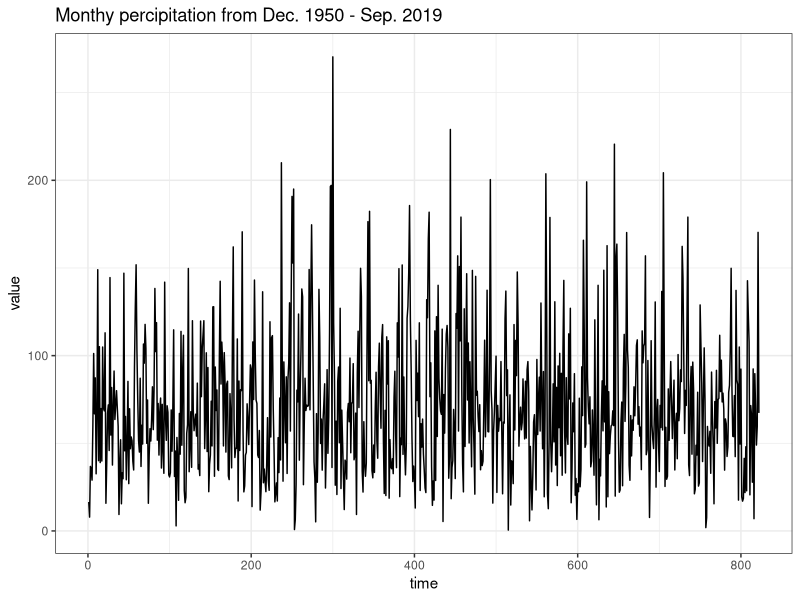
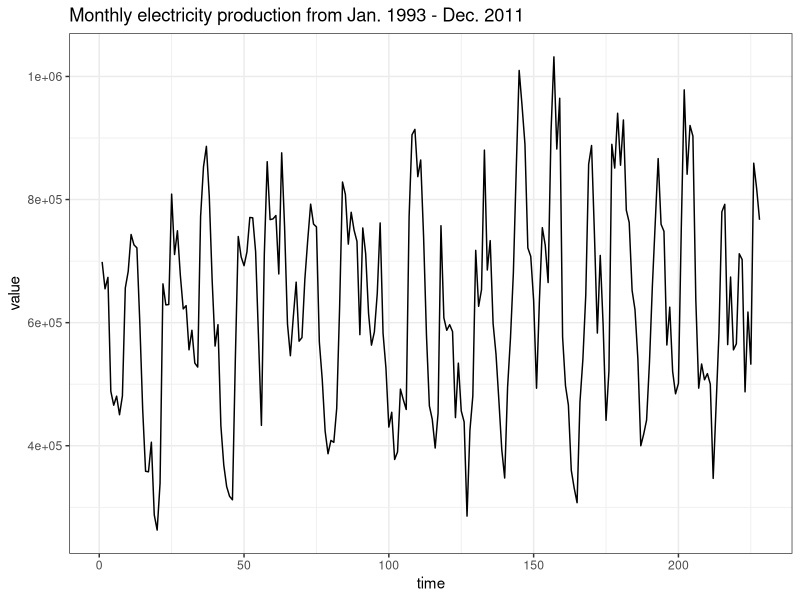
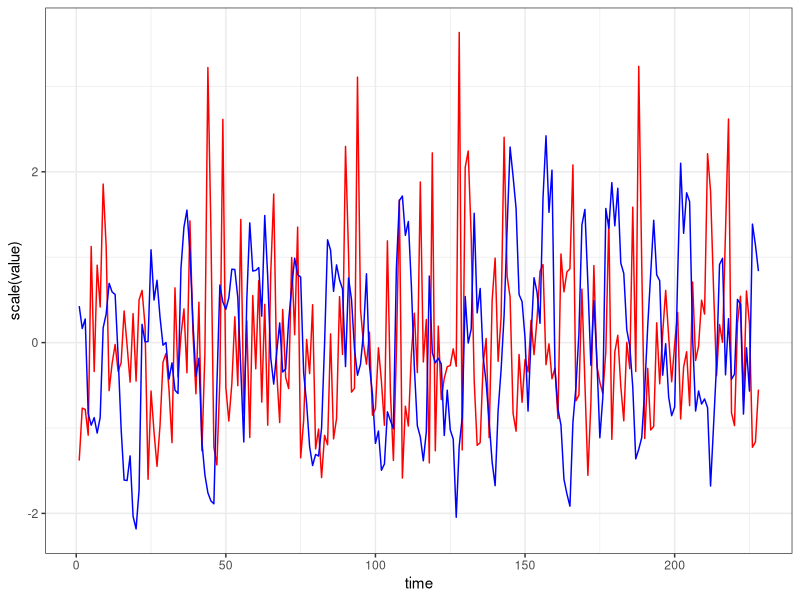
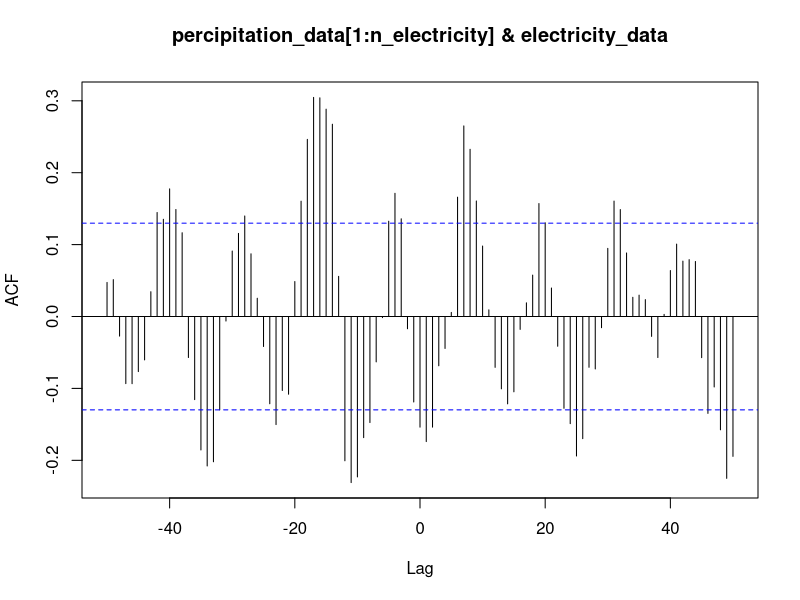
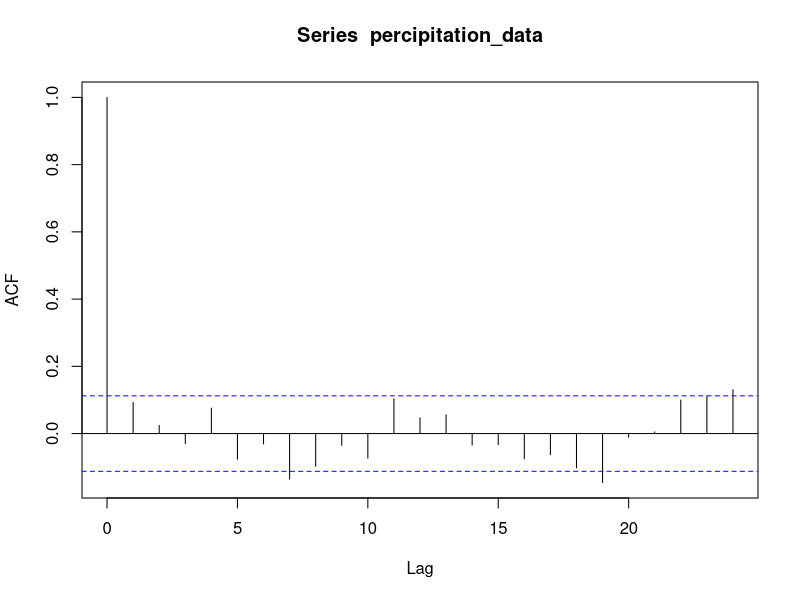
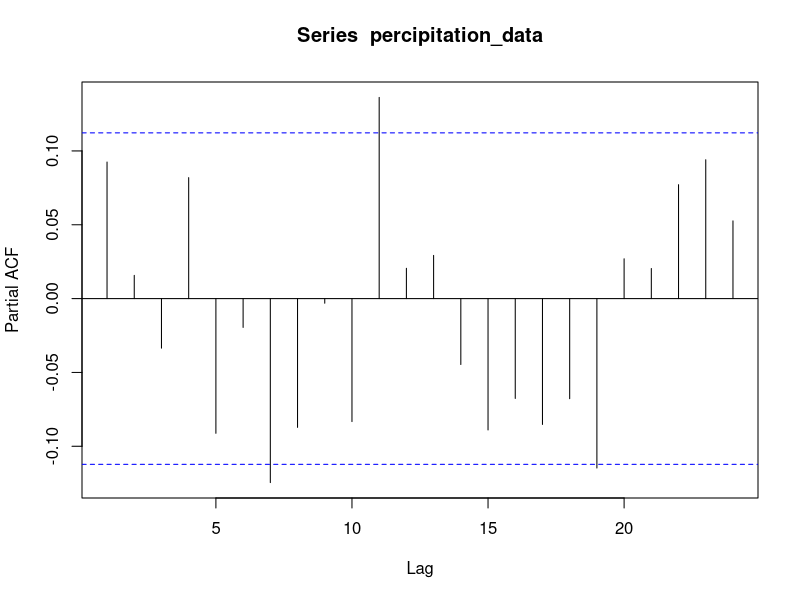
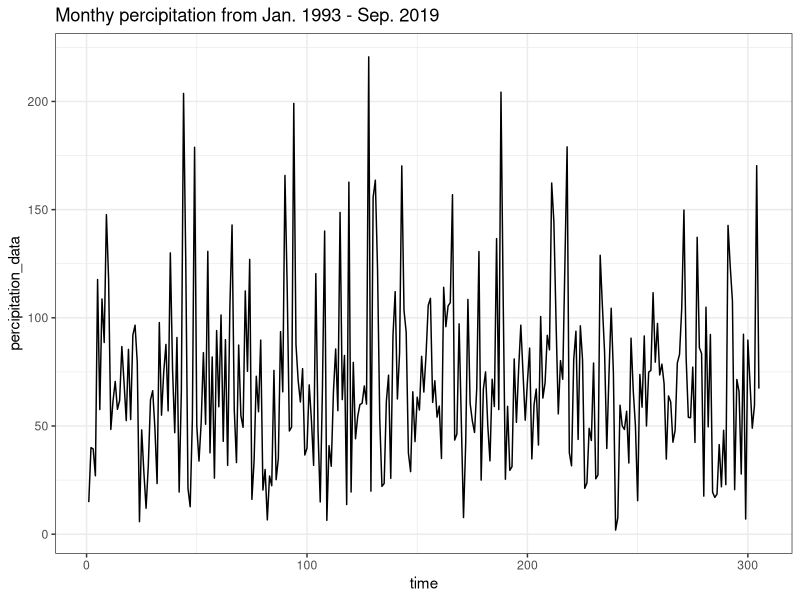
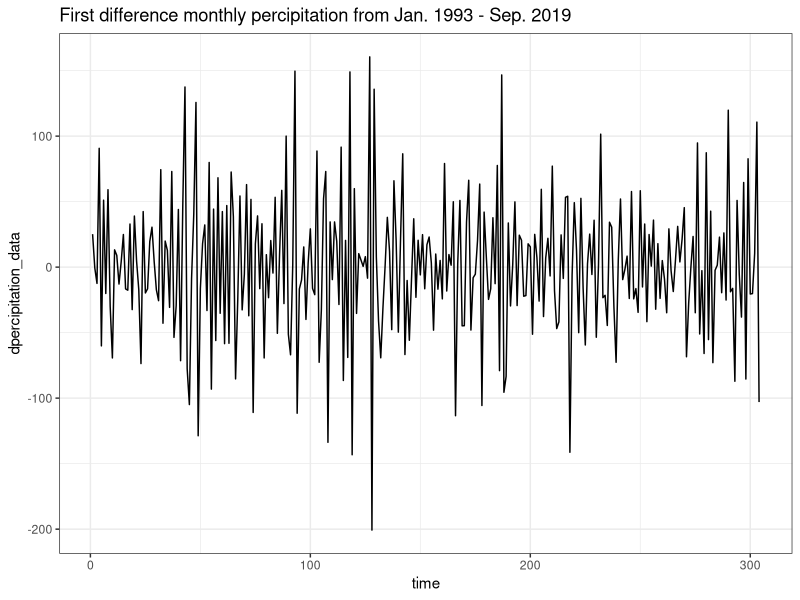

Source code (R) for these figures, in order:
library("GGally")
weather_data_org <- read.csv(file = "weather_data.csv")
weather_data <- weather_data_org
n_weather_org <- dim(weather_data_org)[1]
ggplot(data = weather_data, aes(x = seq(n_weather_org), y = value)) +
  geom_line() +
  theme_bw() +
  xlab("time") + 
  ggtitle("Monthy percipitation from Dec. 1950 - Sep. 2019")

electricity_production_data = read.csv(file = "electricity_production_data.csv")
n_electricity = dim(electricity_production_data)[1]
tail(electricity_production_data)
ggplot(data = electricity_production_data, aes(x = seq(n_electricity), y = value)) +
  geom_line() +
  theme_bw() + 
  xlab("time") +
  ggtitle("Monthly electricity production from Jan. 1993 - Dec. 2011")

electricity_production_data[c("year", "month")] <- do.call(rbind, strsplit(electricity_production_data$måned, "M"))
electricity_production_data <- subset(electricity_production_data, select = -c(måned))

weather_data[c("year", "month", "date_time")] <- do.call(rbind, strsplit(weather_data$referenceTime, "-"))
weather_data <- subset(weather_data, select = -c(referenceTime, date_time))
weather_data <- weather_data[(weather_data$year > electricity_production_data$year[1]),]
dim(weather_data)
dim(electricity_production_data)

write.csv(weather_data, file = "cleaned_weather_data.csv")
write.csv(electricity_production_data, file = "cleaned_electricity_production_data.csv")
n <- n_electricity
ggplot(data = NULL, aes(x = seq(n))) +
  geom_line(data = weather_data[1:n,], aes(y = scale(value)), col = "red") +
  geom_line(data = electricity_production_data[1:n,], aes(y = scale(value)), col = "blue") +
  theme_bw() + 
  xlab("time") 

#ACF, PACF, and CCF of weather data
percipitation_data <- weather_data$value
electricity_data <- electricity_production_data$value
ccf(percipitation_data[1:n_electricity], electricity_data, lag.max = 50)
acf(percipitation_data)
pacf(percipitation_data)
ggplot(data = NULL,aes(x = seq(length(percipitation_data)), y = percipitation_data)) +
  theme_bw() +
  xlab("time") + 
  geom_line() + 
  ggtitle("Monthy percipitation from Jan. 1993 - Sep. 2019")

#first difference
dpercipitation_data <- diff(percipitation_data, lag = 1)
ggplot(data = NULL,aes(x = seq(length(dpercipitation_data)), y = dpercipitation_data)) +
  theme_bw() +
  xlab("time") + 
  geom_line() + 
  ggtitle("First difference monthly percipitation from Jan. 1993 - Sep. 2019")

acf(dpercipitation_data)
pacf(dpercipitation_data)

#seasonal difference 
ddpercipitation_data <- diff(dpercipitation_data, lag = 12)
ggplot(data = NULL,aes(x = seq(length(ddpercipitation_data)), y = ddpercipitation_data)) +
  theme_bw() +
  xlab("time") + 
  geom_line() + 
  ggtitle("Seasonal and first difference monthly percipitation from Jan. 1993 - Sep. 2019")

acf(ddpercipitation_data)
pacf(ddpercipitation_data)

#no obvious advantage of taking a seasonal difference

#electricity data
delectricity_data <- diff(electricity_data,lag = 1)
ggplot(data = NULL, aes(x = seq(length(delectricity_data)), y = delectricity_data)) +
  geom_line() +
  theme_bw() + 
  xlab("time") +
  ggtitle("First difference monthly electricity production from Jan. 1993 - Dec. 2011")

acf(delectricity_data)
pacf(delectricity_data)
#we still see significant deviations in acf and pacf plots
#trying with seasonal differencing
ddelectricity_data <- diff(delectricity_data, lag = 12)
ggplot(data = NULL, aes(x = seq(length(ddelectricity_data)), y = ddelectricity_data)) +
  geom_line() +
  theme_bw() + 
  xlab("time") +
  ggtitle("Seasonal and first difference monthly electricity production from Jan. 1993 - Dec. 2011")

acf(ddelectricity_data,  lag.max= 50)
pacf(ddelectricity_data, lag.max = 50)

#consistent with true SARIMA model


